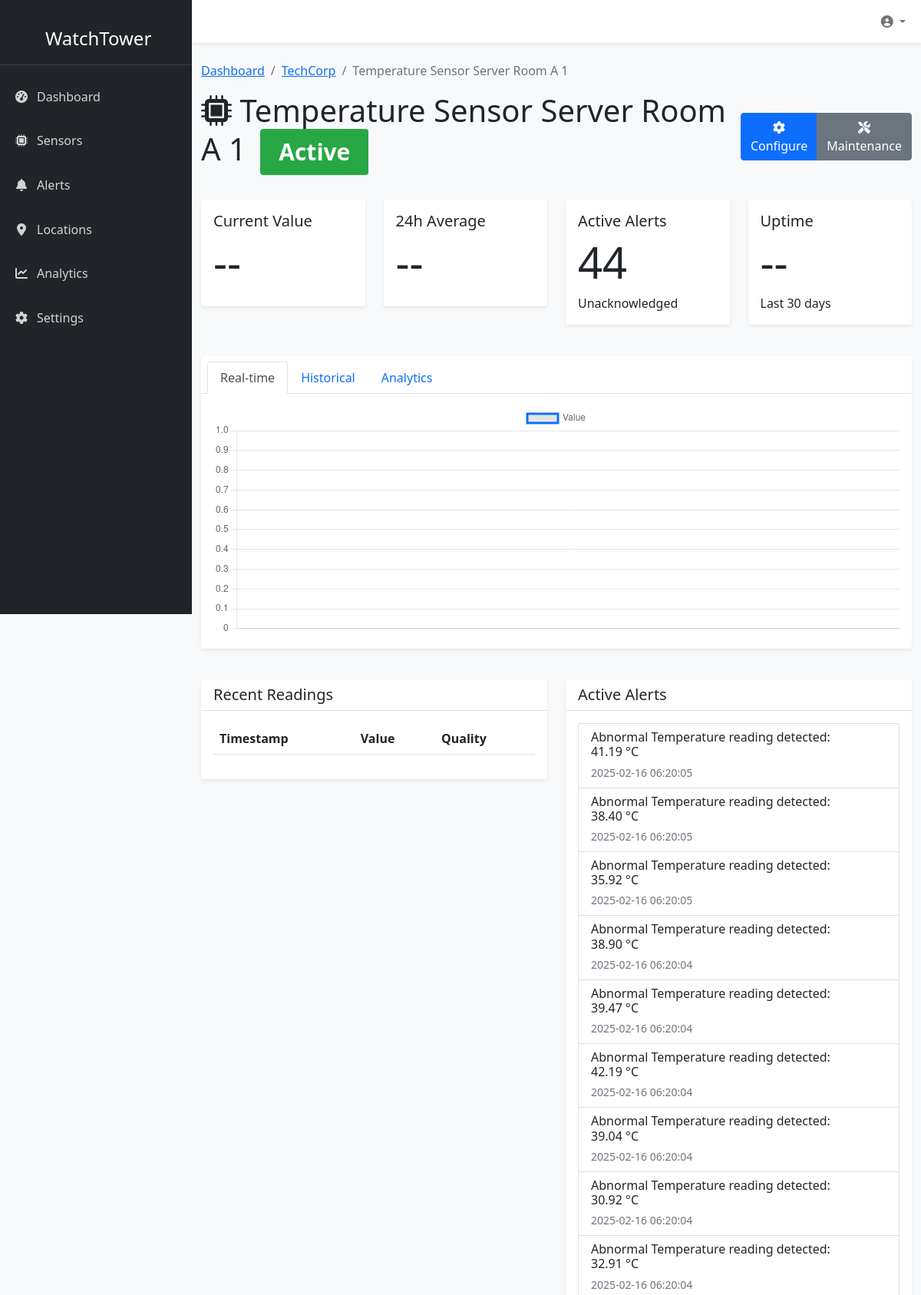
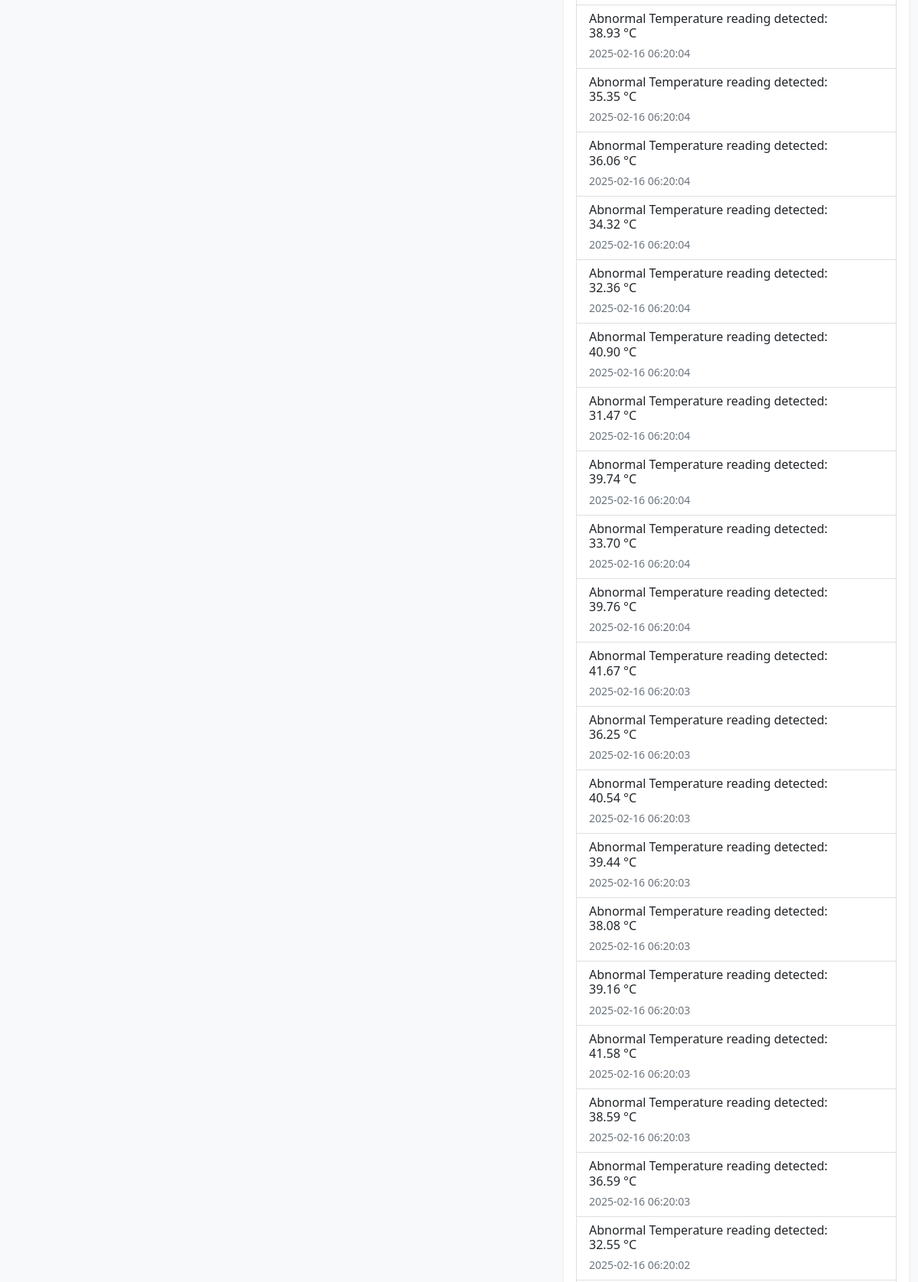
The app's page /sensor/3/ (signed in, upper part) with its own data (2 pictures, top to bottom).
### sensor/models.py (models this page shows, shortened)
class Sensor(models.Model):
    SENSOR_TYPES = [
        ('TEMP', 'Temperature'),
        ('HUM', 'Humidity'),
        ('PRES', 'Pressure'),
    ]
    STATUS_CHOICES = [
        ('active', 'Active'),
        ('inactive', 'Inactive'),
        ('maintenance', 'Maintenance')
    ]
    name = models.CharField(max_length=255)
    description = models.TextField()
    sensor_type = models.CharField(
        max_length=4,
        choices=SENSOR_TYPES,
        default='TEMP'
    )
    location = models.ForeignKey(Location, on_delete=models.SET_NULL, null=True)
    organization = models.ForeignKey(
        Organization,
        on_delete=models.CASCADE,
        null=True,  # Allow null temporarily for migration
        blank=True
    )
    status = models.CharField(
        max_length=20,
        choices=STATUS_CHOICES,
        default='active'
    )
    min_threshold = models.FloatField(null=True, blank=True)
    max_threshold = models.FloatField(null=True, blank=True)
    reading_interval = models.IntegerField(help_text="Reading interval in seconds", default=300)
    created_at = models.DateTimeField(auto_now_add=True)
    updated_at = models.DateTimeField(auto_now=True)
    last_maintenance = models.DateTimeField(null=True, blank=True)

class Organization(models.Model):
    name = models.CharField(max_length=255)
    description = models.TextField(blank=True)
    created_at = models.DateTimeField(auto_now_add=True)
    users = models.ManyToManyField(User, related_name='organizations')

class Alert(models.Model):
    SEVERITY_CHOICES = [
        ('low', 'Low'),
        ('medium', 'Medium'),
        ('high', 'High'),
        ('critical', 'Critical'),
    ]
    sensor = models.ForeignKey(Sensor, on_delete=models.CASCADE, related_name='alerts')
    timestamp = models.DateTimeField(auto_now_add=True)
    message = models.TextField()
    value = models.FloatField()
    severity = models.CharField(max_length=20, choices=SEVERITY_CHOICES)
    acknowledged = models.BooleanField(default=False)
    acknowledged_by = models.ForeignKey(User, on_delete=models.SET_NULL, null=True, blank=True)
    acknowledged_at = models.DateTimeField(null=True, blank=True)
    class Meta:
        ordering = ['-timestamp']

### sensor/views.py (the view)
# urls.py: path('sensor/<int:sensor_id>/', views.sensor_detail, name='sensor_detail'),
@login_required
def sensor_detail(request, sensor_id):
    sensor = get_object_or_404(Sensor, id=sensor_id)
    end_date = timezone.now()
    start_date = end_date - timedelta(days=7)
    context = {
        'sensor': sensor,
        'recent_data': SensorData.objects.filter(
            sensor=sensor,
            timestamp__range=(start_date, end_date)
        ).order_by('-timestamp')[:100],
        'active_alerts': Alert.objects.filter(
            sensor=sensor,
            acknowledged=False
        ),
        'maintenance_logs': MaintenanceLog.objects.filter(sensor=sensor)[:5]
    }
    return render(request, 'sensor/sensor_detail.html', context)

### sensor/templates/sensor/sensor_detail.html (shortened to what this page needs)
{% extends 'base.html' %}
{% load static %}
{% block content %}
<div class="container-fluid py-4">
    <div class="row mb-4">
        <div class="col-12">
            <nav aria-label="breadcrumb">
                <ol class="breadcrumb">
                    <li class="breadcrumb-item"><a href="{% url 'sensor:dashboard' %}">Dashboard</a></li>
                    <li class="breadcrumb-item"><a href="{% url 'sensor:org_sensor_list' sensor.organization.id %}">{{ sensor.organization.name }}</a></li>
                    <li class="breadcrumb-item active">{{ sensor.name }}</li>
                </ol>
            </nav>
            <div class="d-flex justify-content-between align-items-center">
                <h1>
                    <i class="fas fa-microchip"></i> {{ sensor.name }}
                    <span class="badge bg-{{ sensor.status }} ms-2">{{ sensor.status|title }}</span>
                </h1>
                <div class="btn-group">
                    <button class="btn btn-primary" data-bs-toggle="modal" data-bs-target="#configureModal">
                        <i class="fas fa-cog"></i> Configure
                    </button>
                    <button class="btn btn-secondary" data-bs-toggle="modal" data-bs-target="#maintenanceModal">
                        <i class="fas fa-tools"></i> Maintenance
                    </button>
                </div>
            </div>
        </div>
    </div>
    <div class="row mb-4">
        <div class="col-md-3">
            <div class="card">
                <div class="card-body">
                    <h5 class="card-title">Current Value</h5>
                    <h2 class="display-4" id="currentValue">--</h2>
                </div>
            </div>
        </div>
        <div class="col-md-3">
            <div class="card">
                <div class="card-body">
                    <h5 class="card-title">24h Average</h5>
                    <h2 class="display-4" id="avgValue">--</h2>
                </div>
            </div>
        </div>
        <div class="col-md-3">
            <div class="card">
                <div class="card-body">
                    <h5 class="card-title">Active Alerts</h5>
                    <h2 class="display-4">{{ active_alerts.count }}</h2>
                    <p class="card-text">Unacknowledged</p>
                </div>
            </div>
        </div>
        <div class="col-md-3">
            <div class="card">
                <div class="card-body">
                    <h5 class="card-title">Uptime</h5>
                    <h2 class="display-4" id="uptime">--</h2>
                    <p class="card-text">Last 30 days</p>
                </div>
            </div>
        </div>
    </div>
    <div class="row mb-4">
        <div class="col-12">
            <div class="card">
                <div class="card-header">
                    <ul class="nav nav-tabs card-header-tabs" role="tablist">
                        <li class="nav-item">
                            <a class="nav-link active" data-bs-toggle="tab" href="#realtime">Real-time</a>
                        </li>
                        <li class="nav-item">
                            <a class="nav-link" data-bs-toggle="tab" href="#historical">Historical</a>
                        </li>
                        <li class="nav-item">
                            <a class="nav-link" data-bs-toggle="tab" href="#analytics">Analytics</a>
                        </li>
                    </ul>
                </div>
                <div class="card-body">
                    <div class="tab-content">
                        <div class="tab-pane fade show active" id="realtime">
                            <canvas id="realtimeChart" height="300"></canvas>
                        </div>
                    </div>
                </div>
            </div>
        </div>
    </div>
    <div class="row">
        <div class="col-md-6">
            <div class="card">
                <div class="card-header">
                    <h5 class="card-title mb-0">Recent Readings</h5>
                </div>
                <div class="card-body">
                    <div class="table-responsive">
                        <table class="table">
                            <thead>
                                <tr>
                                    <th>Timestamp</th>
                                    <th>Value</th>
                                    <th>Quality</th>
                                </tr>
                            </thead>
                        </table>
                    </div>
                </div>
            </div>
        </div>
        <div class="col-md-6">
            <div class="card">
                <div class="card-header">
                    <h5 class="card-title mb-0">Active Alerts</h5>
                </div>
                <div class="card-body">
                    {% if active_alerts %}
                    <div class="list-group">
                        {% for alert in active_alerts %}
                        <div class="list-group-item">
                            <div class="d-flex justify-content-between align-items-center">
                                <div>
                                    <h6 class="mb-1">{{ alert.message }}</h6>
                                    <small class="text-muted">{{ alert.timestamp|date:"Y-m-d H:i:s" }}</small>
                                </div>
                                <span class="badge bg-{{ alert.severity }} rounded-pill">{{ alert.severity }}</span>
                            </div>
                        </div>
                        {% endfor %}
                    </div>
                    {% else %}
                    <p class="text-muted">No active alerts</p>
                    {% endif %}
                </div>
            </div>
        </div>
    </div>
</div>
{% endblock %}
{% block extra_js %}
<script>
    // Real-time chart
    const realtimeCtx = document.getElementById('realtimeChart').getContext('2d');
    const realtimeChart = new Chart(realtimeCtx, {
        type: 'line',
        data: {
            labels: [],
            datasets: [{
                label: 'Value',
                data: [],
                borderColor: '#0d6efd',
                tension: 0.1
            }]
        },
        options: {
            responsive: true,
            maintainAspectRatio: false,
            scales: {
                y: {
                    beginAtZero: false
                }
            }
        }
    });
    // Update real-time data
    function updateRealtimeData() {
        fetch(`/sensor/${sensor.id}/data/?timeframe=24h`)
            .then(response => response.json())
            .then(data => {
                const latest = data[data.length - 1];
                document.getElementById('currentValue').textContent = latest.value.toFixed(2);
                // Update chart
                realtimeChart.data.labels = data.map(item =>
                    new Date(item.timestamp).toLocaleTimeString()
                );
                realtimeChart.data.datasets[0].data = data.map(item => item.value);
                realtimeChart.update();
            });
    }
    // Update analytics
    function updateAnalytics() {
        fetch(`/sensor/${sensor.id}/analytics/`)
            .then(response => response.json())
            .then(data => {
                document.getElementById('uptime').textContent =
                    data.uptime_percentage.toFixed(1) + '%';
                // Update other analytics visualizations here
            });
    }
    // Initial updates
    updateRealtimeData();
    updateAnalytics();
    // Update every 5 seconds
    setInterval(updateRealtimeData, 5000);
    setInterval(updateAnalytics, 60000);
    // Handle timeframe changes
    document.getElementById('timeframeSelect').addEventListener('change', function(e) {
        const timeframe = e.target.value;
        fetch(`/sensor/${sensor.id}/data/?timeframe=${timeframe}`)
            .then(response => response.json())
            .then(data => {
                // Update historical chart
                // Implementation here
            });
    });
</script>
{% endblock %}

### sensor/templates/base.html (style rules this page uses)
:root { --sidebar-width: 250px; }
body { min-height: 100vh; background-color: #f8f9fa; }
.card { box-shadow: 0 0.125rem 0.25rem rgba(0,0,0,0.075); border: none; margin-bottom: 1rem; }
.card-header { background-color: white; border-bottom: 1px solid rgba(0,0,0,0.125); }
.badge { padding: 0.5em 0.8em; }
.bg-active { background-color: #28a745 !important; }

### records on screen
Sensor: organization.name "TechCorp", name "Temperature Sensor Server Room A 1", status "Active"
Alert: message "Abnormal Temperature reading detected: 41.19 °C", timestamp "2025-02-16 06:20:05"
Alert: message "Abnormal Temperature reading detected: 38.40 °C", timestamp "2025-02-16 06:20:05"
Alert: message "Abnormal Temperature reading detected: 35.92 °C", timestamp "2025-02-16 06:20:05"
Alert: message "Abnormal Temperature reading detected: 38.90 °C", timestamp "2025-02-16 06:20:04"
Alert: message "Abnormal Temperature reading detected: 39.47 °C", timestamp "2025-02-16 06:20:04"
Alert: message "Abnormal Temperature reading detected: 42.19 °C", timestamp "2025-02-16 06:20:04"
Alert: message "Abnormal Temperature reading detected: 39.04 °C", timestamp "2025-02-16 06:20:04"
Alert: message "Abnormal Temperature reading detected: 30.92 °C", timestamp "2025-02-16 06:20:04"
Alert: message "Abnormal Temperature reading detected: 32.91 °C", timestamp "2025-02-16 06:20:04"
Alert: message "Abnormal Temperature reading detected: 38.93 °C", timestamp "2025-02-16 06:20:04"
Alert: message "Abnormal Temperature reading detected: 35.35 °C", timestamp "2025-02-16 06:20:04"
Alert: message "Abnormal Temperature reading detected: 36.06 °C", timestamp "2025-02-16 06:20:04"
Alert: message "Abnormal Temperature reading detected: 34.32 °C", timestamp "2025-02-16 06:20:04"
Alert: message "Abnormal Temperature reading detected: 32.36 °C", timestamp "2025-02-16 06:20:04"
Alert: message "Abnormal Temperature reading detected: 40.90 °C", timestamp "2025-02-16 06:20:04"
Alert: message "Abnormal Temperature reading detected: 31.47 °C", timestamp "2025-02-16 06:20:04"
Alert: message "Abnormal Temperature reading detected: 39.74 °C", timestamp "2025-02-16 06:20:04"
Alert: message "Abnormal Temperature reading detected: 33.70 °C", timestamp "2025-02-16 06:20:04"
Alert: message "Abnormal Temperature reading detected: 39.76 °C", timestamp "2025-02-16 06:20:04"
Alert: message "Abnormal Temperature reading detected: 41.67 °C", timestamp "2025-02-16 06:20:03"
Alert: message "Abnormal Temperature reading detected: 36.25 °C", timestamp "2025-02-16 06:20:03"
Alert: message "Abnormal Temperature reading detected: 40.54 °C", timestamp "2025-02-16 06:20:03"
Alert: message "Abnormal Temperature reading detected: 39.44 °C", timestamp "2025-02-16 06:20:03"
Alert: message "Abnormal Temperature reading detected: 38.08 °C", timestamp "2025-02-16 06:20:03"
Alert: message "Abnormal Temperature reading detected: 39.16 °C", timestamp "2025-02-16 06:20:03"
Alert: message "Abnormal Temperature reading detected: 41.58 °C", timestamp "2025-02-16 06:20:03"
Alert: message "Abnormal Temperature reading detected: 38.59 °C", timestamp "2025-02-16 06:20:03"
Alert: message "Abnormal Temperature reading detected: 36.59 °C", timestamp "2025-02-16 06:20:03"
Alert: message "Abnormal Temperature reading detected: 32.55 °C", timestamp "2025-02-16 06:20:02"

### other values on screen
{{ active_alerts.count }} "44"
